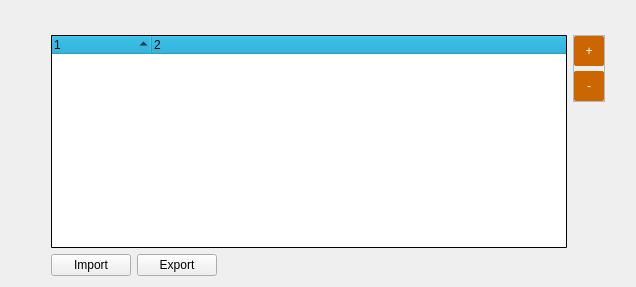
               <widget class="QWidget" name="scientificMetadata">
                <attribute name="title">
                 <string>Scientific metadata</string>
                </attribute>
                <layout class="QVBoxLayout" name="verticalLayout_21">
                 <item>
                  <spacer name="verticalSpacer_17">
                   <property name="orientation">
                    <enum>Qt::Vertical</enum>
                   </property>
                   <property name="sizeType">
                    <enum>QSizePolicy::Fixed</enum>
                   </property>
                   <property name="sizeHint" stdset="0">
                    <size>
                     <width>20</width>
                     <height>24</height>
                    </size>
                   </property>
                  </spacer>
                 </item>
                 <item>
                  <layout class="QHBoxLayout" name="horizontalLayout_11">
                   <item>
                    <spacer name="horizontalSpacer_15">
                     <property name="orientation">
                      <enum>Qt::Horizontal</enum>
                     </property>
                     <property name="sizeType">
                      <enum>QSizePolicy::Fixed</enum>
                     </property>
                     <property name="sizeHint" stdset="0">
                      <size>
                       <width>40</width>
                       <height>20</height>
                      </size>
                     </property>
                    </spacer>
                   </item>
                   <item>
                    <layout class="QVBoxLayout" name="verticalLayout_17">
                     <item>
                      <widget class="QTreeWidget" name="treeWidget">
                       <property name="sizePolicy">
                        <sizepolicy hsizetype="Expanding" vsizetype="Expanding">
                         <horstretch>0</horstretch>
                         <verstretch>0</verstretch>
                        </sizepolicy>
                       </property>
                       <property name="minimumSize">
                        <size>
                         <width>516</width>
                         <height>213</height>
                        </size>
                       </property>
                       <property name="styleSheet">
                        <string notr="true">QTreeWidget::item{ selection-background-color: rgb(0, 153, 200)}
QTreeWidget:hover{color: rgb(255, 255, 255)}
QTreeWidget{border-radius:1px;border-width:1px; border-color:rgb(0, 0, 0); border-style:solid}
QHeaderView::section { background-color: rgba(0, 153, 200, 0.2)}</string>
                       </property>
                       <property name="lineWidth">
                        <number>0</number>
                       </property>
                       <property name="dragDropMode">
                        <enum>QAbstractItemView::InternalMove</enum>
                       </property>
                       <property name="defaultDropAction">
                        <enum>Qt::IgnoreAction</enum>
                       </property>
                       <property name="alternatingRowColors">
                        <bool>true</bool>
                       </property>
                       <property name="sortingEnabled">
                        <bool>true</bool>
                       </property>
                       <property name="columnCount">
                        <number>2</number>
                       </property>
                       <column>
                        <property name="text">
                         <string notr="true">1</string>
                        </property>
                       </column>
                       <column>
                        <property name="text">
                         <string notr="true">2</string>
                        </property>
                       </column>
                      </widget>
                     </item>
                     <item>
                      <layout class="QHBoxLayout" name="horizontalLayout_9">
                       <property name="spacing">
                        <number>6</number>
                       </property>
                       <item>
                        <widget class="QPushButton" name="pushButtonImportMetadata">
                         <property name="toolTip">
                          <string>Import json document</string>
                         </property>
                         <property name="text">
                          <string>Import</string>
                         </property>
                        </widget>
                       </item>
                       <item>
                        <widget class="QPushButton" name="pushButtonExportMetadata">
                         <property name="toolTip">
                          <string>Export scientific metadata as json document</string>
                         </property>
                         <property name="text">
                          <string>Export</string>
                         </property>
                        </widget>
                       </item>
                       <item>
                        <spacer name="horizontalSpacer_13">
                         <property name="orientation">
                          <enum>Qt::Horizontal</enum>
                         </property>
                         <property name="sizeHint" stdset="0">
                          <size>
                           <width>40</width>
                           <height>20</height>
                          </size>
                         </property>
                        </spacer>
                       </item>
                      </layout>
                     </item>
                    </layout>
                   </item>
                   <item>
                    <layout class="QVBoxLayout" name="verticalLayout_19">
                     <item>
                      <widget class="QFrame" name="frame_3">
                       <property name="frameShape">
                        <enum>QFrame::StyledPanel</enum>
                       </property>
                       <property name="frameShadow">
                        <enum>QFrame::Raised</enum>
                       </property>
                       <property name="lineWidth">
                        <number>0</number>
                       </property>
                       <layout class="QVBoxLayout" name="verticalLayout_18">
                        <property name="spacing">
                         <number>5</number>
                        </property>
                        <property name="leftMargin">
                         <number>0</number>
                        </property>
                        <property name="topMargin">
                         <number>0</number>
                        </property>
                        <property name="rightMargin">
                         <number>0</number>
                        </property>
                        <property name="bottomMargin">
                         <number>0</number>
                        </property>
                        <item>
                         <widget class="QToolButton" name="toolButtonPlus">
                          <property name="sizePolicy">
                           <sizepolicy hsizetype="Fixed" vsizetype="Fixed">
                            <horstretch>0</horstretch>
                            <verstretch>0</verstretch>
                           </sizepolicy>
                          </property>
                          <property name="minimumSize">
                           <size>
                            <width>30</width>
                            <height>30</height>
                           </size>
                          </property>
                          <property name="toolTip">
                           <string>Add child entry to the currently selected item</string>
                          </property>
                          <property name="styleSheet">
                           <string notr="true">QToolButton{background-color: rgb(204, 102, 0); color: rgb(255, 255, 255); border-radius:2px}
QToolButton:hover{background-color: rgb(244, 122, 0); color: rgb(255, 255, 255)}</string>
                          </property>
                          <property name="text">
                           <string>+</string>
                          </property>
                         </widget>
                        </item>
                        <item>
                         <widget class="QToolButton" name="toolButtonMinus">
                          <property name="minimumSize">
                           <size>
                            <width>30</width>
                            <height>30</height>
                           </size>
                          </property>
                          <property name="toolTip">
                           <string>Remove currently selected item</string>
                          </property>
                          <property name="styleSheet">
                           <string notr="true">QToolButton{background-color: rgb(204, 102, 0); color: rgb(255, 255, 255); border-radius:2px}
QToolButton:hover{background-color: rgb(244, 122, 0); color: rgb(255, 255, 255)}</string>
                          </property>
                          <property name="text">
                           <string>-</string>
                          </property>
                         </widget>
                        </item>
                       </layout>
                      </widget>
                     </item>
                     <item>
                      <spacer name="verticalSpacer_15">
                       <property name="orientation">
                        <enum>Qt::Vertical</enum>
                       </property>
                       <property name="sizeHint" stdset="0">
                        <size>
                         <width>20</width>
                         <height>40</height>
                        </size>
                       </property>
                      </spacer>
                     </item>
                    </layout>
                   </item>
                   <item>
                    <spacer name="horizontalSpacer_16">
                     <property name="orientation">
                      <enum>Qt::Horizontal</enum>
                     </property>
                     <property name="sizeType">
                      <enum>QSizePolicy::Fixed</enum>
                     </property>
                     <property name="sizeHint" stdset="0">
                      <size>
                       <width>20</width>
                       <height>20</height>
                      </size>
                     </property>
                    </spacer>
                   </item>
                  </layout>
                 </item>
                </layout>
               </widget>
